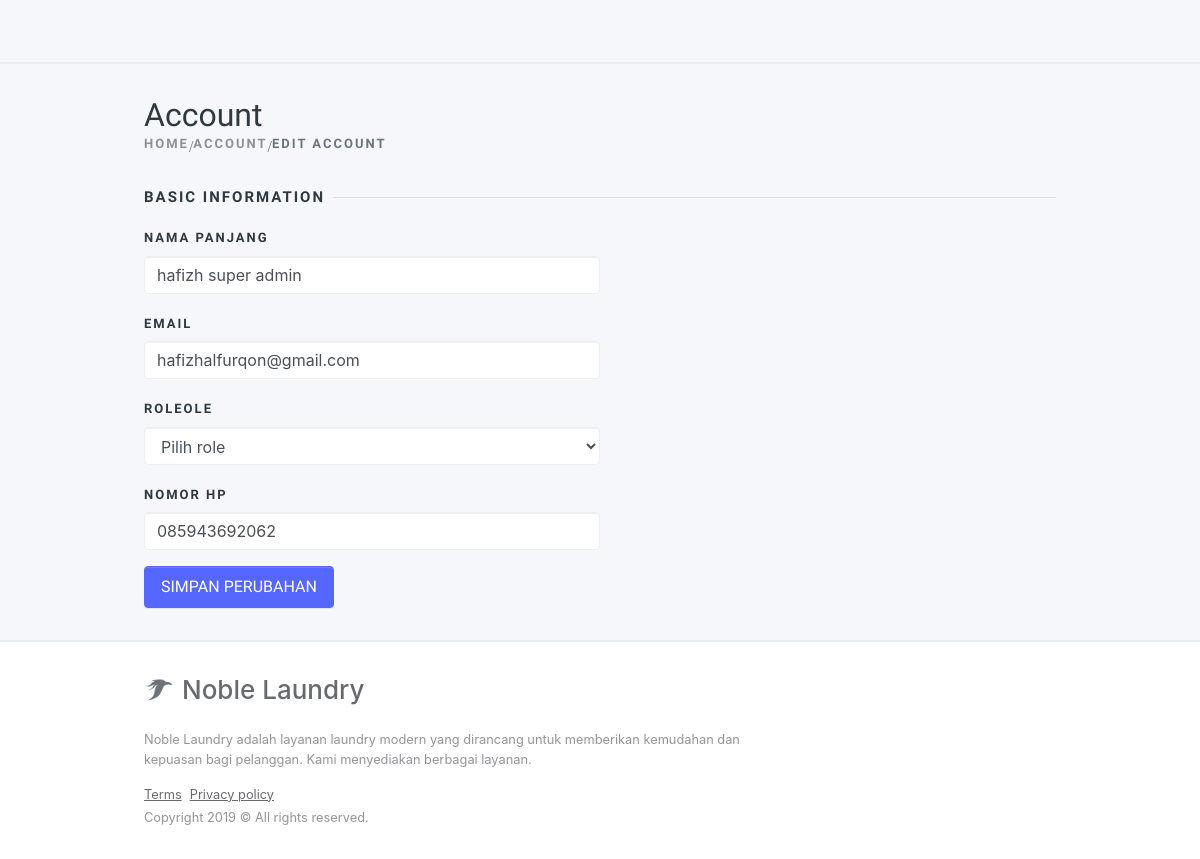
The page /adminedit_akun.php (signed in) on the database its author committed.
### tables this page shows
CREATE TABLE `petugas` (
  `petugas_id` int(11) NOT NULL,
  `nama` varchar(255) NOT NULL,
  `username` varchar(255) NOT NULL,
  `email` varchar(255) NOT NULL,
  `password` varchar(255) NOT NULL,
  `role` enum('operator','admin') NOT NULL,
  `no_hp` varchar(15) DEFAULT NULL,
  `created_at` timestamp NOT NULL DEFAULT current_timestamp()
);

### config/controller.php (called while the page is built, shortened)
<?php
function select($query)
{
    global $db;
    $result = mysqli_query($db, $query);
    $rows = [];
    while ($row = mysqli_fetch_assoc($result)) {
        $rows[] = $row;
    }
    return $rows;
}

### adminedit_akun.php (the view, shortened to what this page needs)
<?php
$petugas_id = $_SESSION['petugas_id'];
$petugas = select("SELECT * FROM petugas WHERE petugas_id = $petugas_id")[0];
?>
<!DOCTYPE html>
<html lang="en"
      dir="ltr">
    <head>
        <?php include("layout/head.php") ?>
    </head>
    <body class="layout-app ">
        <div class="mdk-drawer-layout js-mdk-drawer-layout"
             data-push
             data-responsive-width="992px">
            <div class="mdk-drawer-layout__content page-content">
                <?php include("layout/header.php") ?>
                <div class="pt-32pt">
                    <div class="container page__container d-flex flex-column flex-md-row align-items-center text-center text-sm-left">
                        <div class="flex d-flex flex-column flex-sm-row align-items-center">
                            <div class="mb-24pt mb-sm-0 mr-sm-24pt">
                                <h2 class="mb-0">Account</h2>
                                <ol class="breadcrumb p-0 m-0">
                                    <li class="breadcrumb-item"><a href="index.html">Home</a></li>
                                    <li class="breadcrumb-item">
                                        <a href="">Account</a>
                                    </li>
                                    <li class="breadcrumb-item active">
                                        Edit Account
                                    </li>
                                </ol>
                            </div>
                        </div>
                    </div>
                </div>
                <div class="container page__container page-section">
                    <div class="page-separator">
                        <div class="page-separator__text">Basic Information</div>
                    </div>
                    <div class="col-md-6 p-0">
                        <form action="" method="POST">
                            <div class="form-group">
                                <label class="form-label"
                                    for="alamat">Nama Panjang</label>
                                <input id="nama"
                                    type="text"
                                    class="form-control"
                                    name="nama"
                                    value="<?= $petugas['nama']; ?>"
                                    required>
                            </div>
                            <div class="form-group">
                                <label class="form-label"
                                    for="email">Email</label>
                                <input id="email"
                                    type="text"
                                    class="form-control"
                                    name="email"
                                    value="<?= $petugas['email']; ?>"
                                    required>
                            </div>
                            <div class="form-group">
                                <label class="form-label"
                                    for="role">Roleole</label>
                                <select id="role" class="form-control" name="role" required>
                                            <option value="" disabled selected>Pilih role</option>
                                        </select>
                            </div>
                            <div class="form-group">
                                <label class="form-label"
                                    for="nohp">Nomor HP</label>
                                <input id="nohp"
                                    type="text"
                                    class="form-control"
                                    name="nohp"
                                    value="<?= $petugas['no_hp']; ?>"
                                    required>
                            </div>
                            <button type="submit" name="ubah" class="btn btn-primary">Simpan Perubahan</button>
                        </form>
                    </div>
                </div>
                <?php include("layout/footer.php") ?>
            </div>
        </div>
    </body>
</html>

### assets/css/preloader.css (style rules this page uses)
:root { --sk-size:64px;--sk-color:#fff }

### rows shown on the page
petugas: nama "hafizh super admin", email "hafizhalfurqon@gmail.com", nohp "085943692062"
